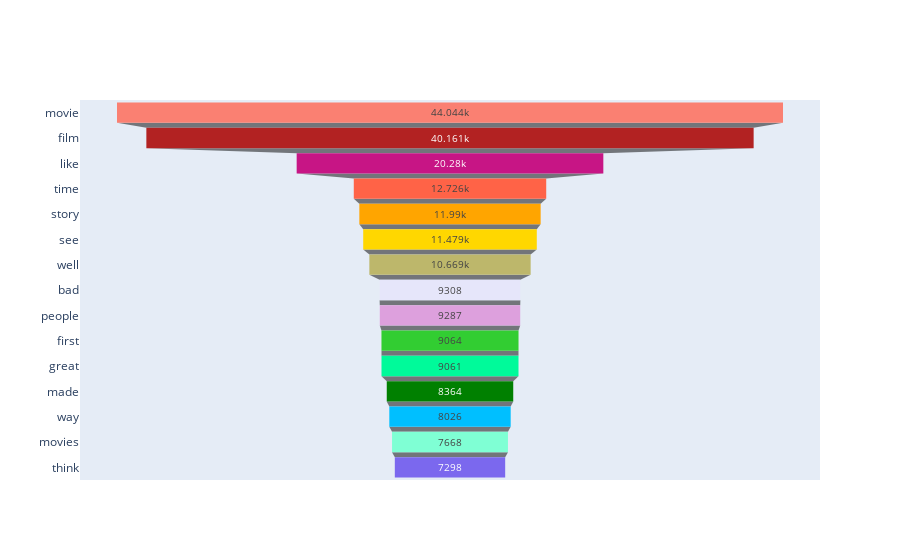

This figure's notebook cell:
### Code cell
go_figure(data=MostFrequentWordDF_Train)

### Figure 1 — Plotly figure (JSON) as saved in the notebook; plotly's stock layout.template omitted (floating-point values rounded to 4 significant figures)
{"data": [{"marker": {"color": ["Salmon", "FireBrick", "MediumVioletRed", "Tomato", "Orange", "Gold", "DarkKhaki", "Lavender", "Plum", "LimeGreen", "MediumSpringGreen", "Green", "DeepSkyBlue", "Aquamarine", "MediumSlateBlue"]}, "type": "funnel", "x": [44044, 40161, 20280, 12726, 11990, 11479, 10669, 9308, 9287, 9064, 9061, 8364, 8026, 7668, 7298], "y": ["movie", "film", "like", "time", "story", "see", "well", "bad", "people", "first", "great", "made", "way", "movies", "think"]}], "layout": {}}
